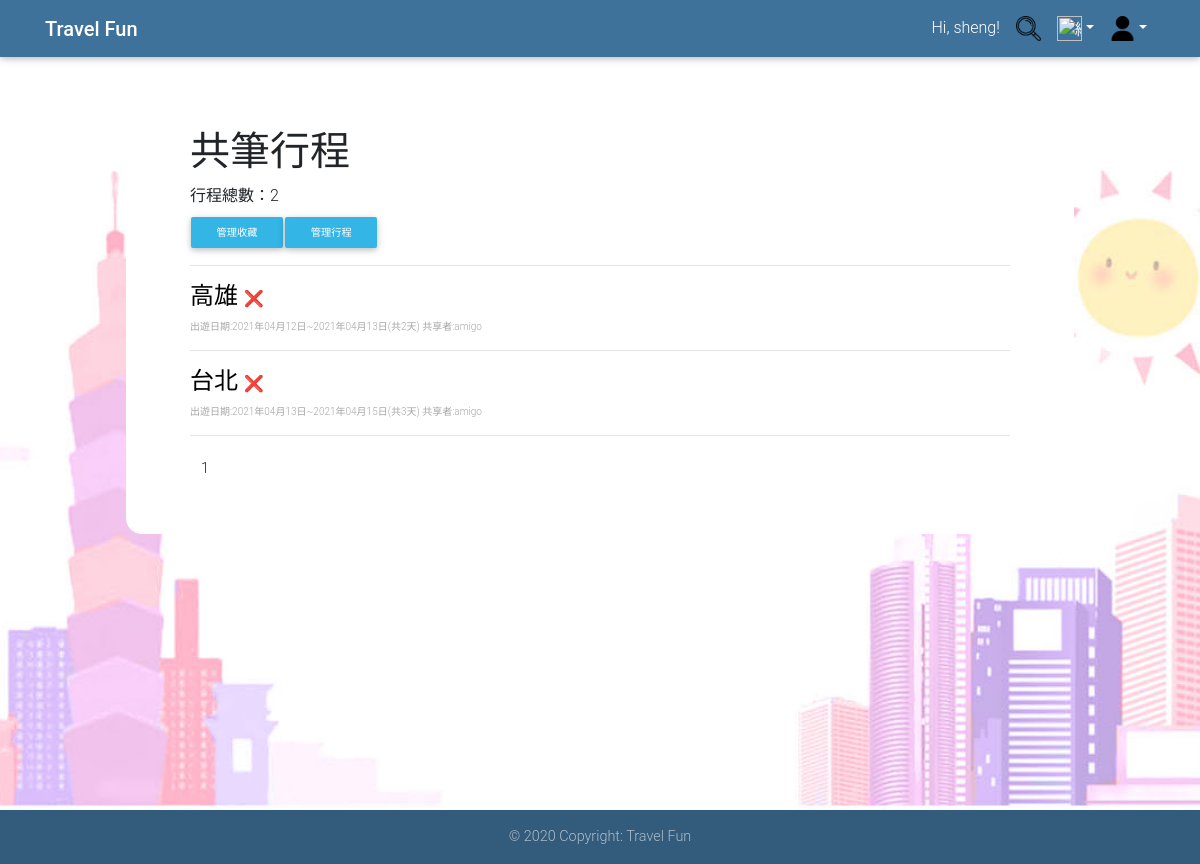
The page /membercentre/shareitinerary.php (signed in) on the database its author committed.
### tables this page shows
CREATE TABLE `itinerary` (
  `itinerary_id` int(10) NOT NULL,
  `itinerary_name` varchar(20) NOT NULL,
  `public_status` int(1) NOT NULL,
  `itinerary_date` date NOT NULL COMMENT '開始日期',
  `itinerary_days` int(3) NOT NULL,
  `user_id` varchar(20) NOT NULL COMMENT 'FK_user'
);

CREATE TABLE `user` (
  `user_id` varchar(20) NOT NULL,
  `user_password` varchar(32) NOT NULL,
  `user_name` varchar(20) NOT NULL,
  `user_email` varchar(64) NOT NULL,
  `user_key` char(32) NOT NULL,
  `photo` varchar(255) DEFAULT NULL,
  `introduction` text NOT NULL,
  `Authority` int(1) DEFAULT NULL
);

### membercentre/shareitinerary.php (the view, shortened to what this page needs)
<?php
mysqli_query($con, "SET NAMES UTF8");
$user_id = $_SESSION['user_id'];
$sql = "SELECT itinerary.itinerary_id, itinerary.itinerary_name, itinerary.public_status, itinerary.itinerary_date, itinerary.itinerary_days , itinerary.user_id,user.user_name";
$sql .= " FROM itinerary,share,user WHERE share.user_id = '$user_id' ";
$sql .= "and share.itinerary_id=itinerary.itinerary_id and itinerary.user_id= user.user_id ";
$sql .= "order by `itinerary`.`itinerary_date` ASC";
$result = mysqli_query($con, $sql);
$records_per_page = 10;
if (isset($_GET["page"]))
    $page = $_GET["page"];
else
    $page = 1;
$total_records = mysqli_num_rows($result);
$total_pages = ceil($total_records / $records_per_page);
$started_record = $records_per_page * ($page - 1);
if ($total_records != 0)
    mysqli_data_seek($result, $started_record);
?>
<head>
    <link rel="stylesheet" href="https://stackpath.bootstrapcdn.com/bootstrap/4.4.1/css/bootstrap.min.css">
    <link rel="stylesheet" href="../css/mdb.min.css">
    <link rel='stylesheet' href='https://rawgit.com/adrotec/knockout-file-bindings/master/knockout-file-bindings.css'>
    <link rel="stylesheet" href="../css/result.css">
</head>
<body>
    <header>
        <nav class="navbar navbar-expand-lg navbar-dark fixed-top unique-color">
            <div class="container">
                <a class="navbar-brand" href="../index.php"><strong>Travel Fun</strong></a>
                <div class="collapse navbar-collapse justify-content-end" id="navbarSupportedContent">
                    <ul class="navbar-nav">
                        <?php if (isset($_SESSION['user_id'])) { ?>
                            <li class="nav-item p-0"><a class="nav-link disabled">Hi, <?php echo $_SESSION['user_name']; ?>!</a></li>
                        <?php } else  ?>
                        <li class="nav-link p-0"> <a class="nav-link" href="../search.php"><img src="../image/search.png" alt="搜尋" height="25" width="25"></a> </li>
                        <li class="nav-item dropdown">
                            <a class="nav-link dropdown-toggle" id="navbarDropdownMenuLink-333" data-toggle="dropdown" aria-haspopup="true" aria-expanded="false"><img src="../image/all.png" alt="總覽" height="25" width="25"></a>
                        <li class="nav-item dropdown">
                            <a class="nav-link dropdown-toggle" id="navbarDropdownMenuLink-333" data-toggle="dropdown" aria-haspopup="true" aria-expanded="false"><img src="../image/login.png" alt="login" height="25" width="25"></a>
                        </li>
                    </ul>
                </div>
            </div>
        </nav>
    </header>
    <main>
        <div class="container2">
            <h1>共筆行程</h1>
            <label for="name"> 行程總數：<?php echo $total_records; ?></label>
            <table>
                <td><input class="btn btn-info btn-block btn-sm" type="button" value="管理收藏" onclick="location.href='manageFavorites.php'" /></td>
                <td><input class="btn btn-info btn-block btn-sm" type="button" value="管理行程" onclick="location.href='manageitinerary.php'" /></td>
            </table>
            <p>
                <hr>
            <div id="left">
                <?php
                $j = 1;
                while ($row = mysqli_fetch_assoc($result)  and $j <= $records_per_page) {;
                    $itinerary_id = $row["itinerary_id"];
                    $itinerary_date = $row["itinerary_date"];
                    $itinerary_days = $row["itinerary_days"];
                    $totalday = $itinerary_days - 1;
                    echo "<div >";
                    echo "<h4><a href='modifyitinerary.php?id=" . $itinerary_id . "&share=1' style='text-decoration:none; color:black;'>" . $row["itinerary_name"] . "</a>";
                    echo "<a href=?delete=" . intval($itinerary_id) . "> <font size='3'>❌</a></font></h4>";
                    echo "<p>   <font color='#A6A6A6' size='1'>";
                    echo "出遊日期:" . date("Y年m月d日", strtotime($itinerary_date)) . "~" . date("Y年m月d日", strtotime($itinerary_date . "+ " . $totalday . " day")) . "(共" . $itinerary_days . "天)</a> ";;
                    echo " 共享者:" . $row["user_name"];
                    echo  "</a></p> </font>";
                    echo "</div>";
                    echo "<hr>";
                    $j++;
                }
                ?>
            </div>
            <td colspan="2" align="center" valign="top">
                <ul class="pagination">
                    <li class="page-item">
                        <?php
                        echo "<p align='center'>";
                        for ($i = $page; $i <= min($total_pages, $page + 9); $i++) {
                            if ($i == $page)
                                echo "<li class='page-item'><a class='page-link' >$i</a></li> ";
                            else
                                echo "<li class='page-item'><a class='page-link' href='shareitinerary.php?page=$i'>$i</a></li> ";
                        }
                        ?>
                    </li>
                </ul>
            </td>
        </div>
    </main>
    <footer class="page-footer font-small unique-color fixed-bottom">
        <div class="footer-copyright text-center py-3">© 2020 Copyright: Travel Fun</div>
    </footer>
</body>
</html>

### css/result.css (style rules this page uses)
html, body { height: 100%; background-image: url("../image/background_image.jpg"); background-attachment: fixed; background-position: center; background-repeat: no-repeat; background-size: cover; }
.container2 { max-width: 948px; margin: 4em auto; padding: 4em; padding-bottom: 2em; background: #fff; border-radius: 1em; }

### rows shown on the page
itinerary: itinerary_name "高雄", itinerary_date "2021年04月12日", itinerary_date+itinerary_days "2021年04月13日", itinerary_days "2", user.user_name "amigo"
itinerary: itinerary_name "台北", itinerary_date "2021年04月13日", itinerary_date+itinerary_days "2021年04月15日", itinerary_days "3", user.user_name "amigo"

### other values the page prints
$_SESSION['user_name'] "sheng"
$total_records "2"
